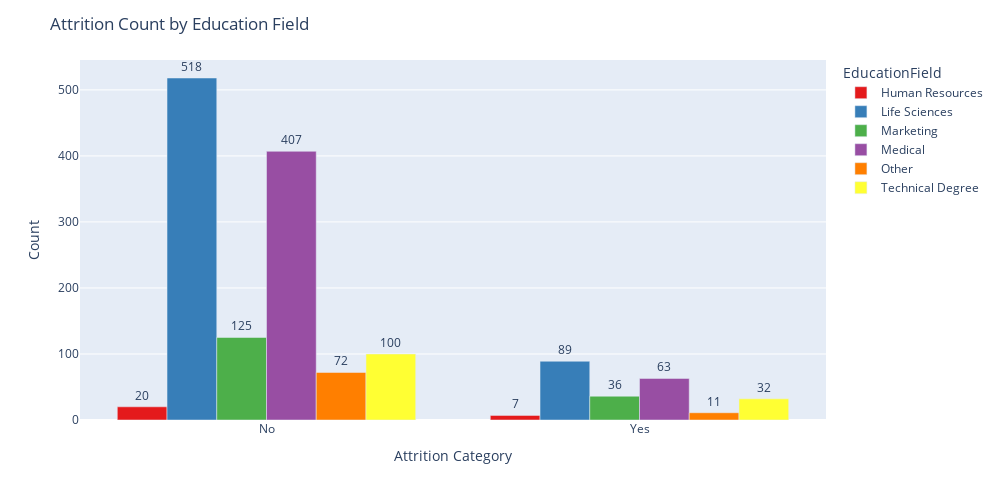

Notebook source saved alongside this figure:
### Markdown cell above
#### Plotly Code

### Code cell
import plotly.express as px

# Prepare grouped counts
grouped_counts = df.groupby(['Attrition_Category', 'EducationField']).size().reset_index(name='Count')

# Create Plotly bar chart
fig = px.bar(grouped_counts,
             x='Attrition_Category',
             y='Count',
             color='EducationField',
             barmode='group',
             text='Count',  # Show counts on bars
             color_discrete_sequence=px.colors.qualitative.Set1)

# Customize layout
fig.update_traces(textposition='outside')
fig.update_layout(title='Attrition Count by Education Field',
                  xaxis_title='Attrition Category',
                  yaxis_title='Count',
                  width=1000,
                  height=500)

fig.show()

### Figure 1 — Plotly figure (JSON) as saved in the notebook; plotly's stock layout.template omitted (floating-point values rounded to 4 significant figures)
{"data": [{"alignmentgroup": "True", "hovertemplate": "EducationField=Human Resources<br>Attrition_Category=%{x}<br>Count=%{text}<extra></extra>", "legendgroup": "Human Resources", "marker": {"color": "rgb(228,26,28)", "pattern": {"shape": ""}}, "name": "Human Resources", "offsetgroup": "Human Resources", "orientation": "v", "showlegend": true, "text": [20.0, 7.0], "textposition": "outside", "type": "bar", "x": ["No", "Yes"], "xaxis": "x", "y": [20, 7], "yaxis": "y"}, {"alignmentgroup": "True", "hovertemplate": "EducationField=Life Sciences<br>Attrition_Category=%{x}<br>Count=%{text}<extra></extra>", "legendgroup": "Life Sciences", "marker": {"color": "rgb(55,126,184)", "pattern": {"shape": ""}}, "name": "Life Sciences", "offsetgroup": "Life Sciences", "orientation": "v", "showlegend": true, "text": [518.0, 89.0], "textposition": "outside", "type": "bar", "x": ["No", "Yes"], "xaxis": "x", "y": [518, 89], "yaxis": "y"}, {"alignmentgroup": "True", "hovertemplate": "EducationField=Marketing<br>Attrition_Category=%{x}<br>Count=%{text}<extra></extra>", "legendgroup": "Marketing", "marker": {"color": "rgb(77,175,74)", "pattern": {"shape": ""}}, "name": "Marketing", "offsetgroup": "Marketing", "orientation": "v", "showlegend": true, "text": [125.0, 36.0], "textposition": "outside", "type": "bar", "x": ["No", "Yes"], "xaxis": "x", "y": [125, 36], "yaxis": "y"}, {"alignmentgroup": "True", "hovertemplate": "EducationField=Medical<br>Attrition_Category=%{x}<br>Count=%{text}<extra></extra>", "legendgroup": "Medical", "marker": {"color": "rgb(152,78,163)", "pattern": {"shape": ""}}, "name": "Medical", "offsetgroup": "Medical", "orientation": "v", "showlegend": true, "text": [407.0, 63.0], "textposition": "outside", "type": "bar", "x": ["No", "Yes"], "xaxis": "x", "y": [407, 63], "yaxis": "y"}, {"alignmentgroup": "True", "hovertemplate": "EducationField=Other<br>Attrition_Category=%{x}<br>Count=%{text}<extra></extra>", "legendgroup": "Other", "marker": {"color": "rgb(255,127,0)", "pattern": {"shape": ""}}, "name": "Other", "offsetgroup": "Other", "orientation": "v", "showlegend": true, "text": [72.0, 11.0], "textposition": "outside", "type": "bar", "x": ["No", "Yes"], "xaxis": "x", "y": [72, 11], "yaxis": "y"}, {"alignmentgroup": "True", "hovertemplate": "EducationField=Technical Degree<br>Attrition_Category=%{x}<br>Count=%{text}<extra></extra>", "legendgroup": "Technical Degree", "marker": {"color": "rgb(255,255,51)", "pattern": {"shape": ""}}, "name": "Technical Degree", "offsetgroup": "Technical Degree", "orientation": "v", "showlegend": true, "text": [100.0, 32.0], "textposition": "outside", "type": "bar", "x": ["No", "Yes"], "xaxis": "x", "y": [100, 32], "yaxis": "y"}], "layout": {"barmode": "group", "height": 500, "legend": {"title": {"text": "EducationField"}, "tracegroupgap": 0}, "margin": {"t": 60}, "title": {"text": "Attrition Count by Education Field"}, "width": 1000, "xaxis": {"anchor": "y", "domain": [0, 1], "title": {"text": "Attrition Category"}}, "yaxis": {"anchor": "x", "domain": [0, 1], "title": {"text": "Count"}}}}
